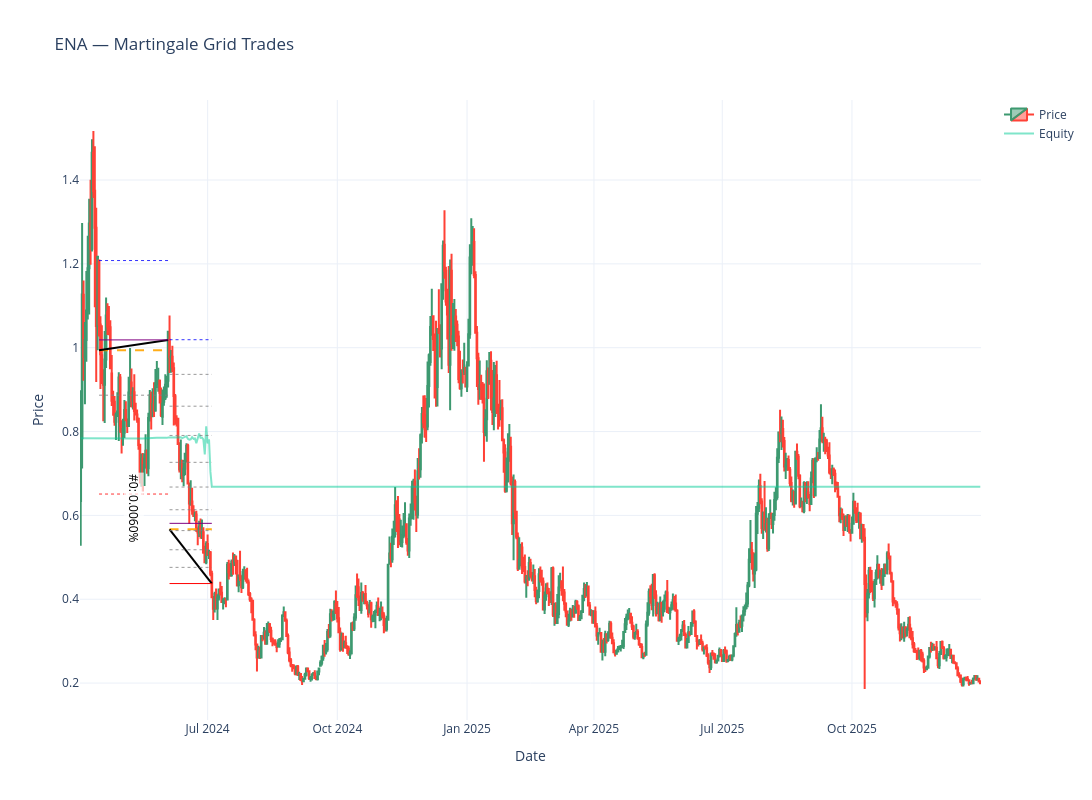

Here is the notebook cell this chart was saved with:
### Code cell
def martingale_strategy():
    # for ticker in top_tickers[i:i+1]:
    ticker = top_tickers[0]
    # ticker = top_tickers[3]
    if "range" not in ticker["mode"]:
        print(f"{ticker['symbol']} isn't a range ticker")
        # continue
    print(ticker['symbol'])
    trades = []

    df = ticker['df']

    current_level = 0
    start_trade = 0

    strategy_return = []
    invested_asset = []
    levels = []
    remaining = []
    volume_asset = []
    exit_prices = []


    volume_filled = 0
    remaining_asset = INITIAL_ASSET

    terminated = False
    for time, row in df.iterrows():
        if row['ATR'] == 0 or terminated:
            levels.append(0)
            invested_asset.append(0)
            strategy_return.append(0)
            volume_asset.append(0)
            exit_prices.append(0)
            remaining.append(remaining_asset)
            continue
        
        price_high = row["Close" if ANCHOR == "Body" else "High"]
        price_low  = row["Close" if ANCHOR == "Body" else "Low"]
        
        if current_level == 0:
            start_trade = time
            current_level = 1
            new_investment = calculate_new_investment(remaining_asset, current_level)
            remaining_asset -= new_investment
            volume_filled += new_investment / df.iloc[start_trade]["Open"]
        
        step = df['ATR'].iloc[start_trade]
        base_price = df.iloc[start_trade]["Open"]
        base_volume = calculate_base_volume(base_price)
        
        grid_prices = grid_levels(base_price, step, MAX_LEVELS, 'normal')

        # ---- Safety Grids ----
        while (current_level < MAX_LEVELS and price_low < grid_prices[current_level - 1]):
            # print(f"Next level in {time} cause {price} < {grid_prices[current_level - 1]}")
            current_level += 1
            new_investment = calculate_new_investment(remaining_asset, current_level)
            remaining_asset -= new_investment
            volume_filled += new_investment / grid_prices[current_level - 1]

        avg_price = average_price(base_price, base_volume, current_level, df['ATR'].iloc[start_trade])
        
        # ---- Take Profit ----
        ROUND = 30
        
        filled_volumes = martingale_sizing(base_volume, current_level - 1)
        total_volume = sum(filled_volumes)

        reached_target_profit = (avg_price > 0 and price_high >= avg_price * (1 + TP_PERCENT)) or (avg_price == 0 and price_high >= base_price * (1 + TP_PERCENT))
        
        filled_all_levels = (price_low < grid_prices[-1])

        exit_price = max(float(avg_price * (1 + TP_PERCENT)), float(df['Low'].iloc[time]))
        pnl_usd = float((exit_price - avg_price) * total_volume)
        pnl_pct = float((pnl_usd / INITIAL_ASSET) * 100)

        end_price = exit_price if reached_target_profit else grid_prices[-1] if filled_all_levels else df['Close'].iloc[time]
        total_invested = end_price * volume_filled
        invested_asset.append(total_invested)
        levels.append(current_level)
        remaining.append(remaining_asset)
        volume_asset.append(volume_filled)
        exit_prices.append(exit_price)
        # ---- Take Profit ----
        if reached_target_profit:
            trades.append({
                "trade_open": start_trade,
                "trade_close": time,
                "open_price": round(float(df["Open"].iloc[start_trade]), ROUND),
                "exit_price": round(exit_price, ROUND),
                "avg_price": round(avg_price, ROUND),
                "pnl_usd": round(pnl_usd, 4),
                "pnl_pct": round(pnl_pct, 4),
                "spacing": round(float(df['ATR'].iloc[start_trade]), ROUND),
                "levels_filled": current_level - 1,
                "exit_type": "TP"
            })
            remaining_asset += volume_filled * exit_price
            volume_filled = 0
            current_level = 0
            continue

        # ---- Stop Loss (price below last grid) ----
        if filled_all_levels:
            trades.append({
                "trade_open": start_trade,
                "trade_close": time,
                "open_price": float(df["Open"].iloc[start_trade]),
                "exit_price": round(float(grid_prices[-1]), ROUND),
                "avg_price": round(avg_price, ROUND),
                "pnl_usd": round(pnl_usd, 4),
                "pnl_pct": round(pnl_pct, 4),
                "spacing": round(float(df['ATR'].iloc[start_trade]), ROUND),
                "levels_filled": current_level + 1,
                "exit_type": "SL"
            })
            remaining_asset += volume_filled * grid_prices[-1]
            volume_filled = 0
            terminated = True
        

    base_price = df.iloc[start_trade]["Open"]
    base_volume = calculate_base_volume(base_price)
    avg_price = average_price(base_price, base_volume, current_level - 1, df['ATR'].iloc[start_trade])

    filled_volumes = martingale_sizing(base_volume, current_level)
    total_volume = sum(filled_volumes)
    ROUND = 30

    pnl_usd = float((df["Close"].iloc[-1] - avg_price) * total_volume)
    pnl_pct = float((pnl_usd / INITIAL_ASSET) * 100)

    if current_level > 0 and len(trades) > 0 and trades[-1]['exit_type'] != "SL":
        trades.append({
            "trade_open": start_trade,
            "trade_close": len(df) - 1,
            "open_price": df.iloc[start_trade]["Open"],
            "exit_price": df["Close"].iloc[-1],
            "avg_price": round(avg_price, ROUND),
            "pnl_usd": round(pnl_usd, ROUND),
            "pnl_pct": round(pnl_pct, ROUND),
            "spacing": df['ATR'].iloc[start_trade],
            "levels_filled": current_level,
            "exit_type": "SL" if (df["Close"].iloc[-1] < avg_price) else "TP"
        })
        
    df['remaining'] = remaining
    df['invested'] = invested_asset
    df['portfolio'] = df['remaining'] + df['invested']
    df['percent_invested'] = df['invested'] / df['portfolio']
    df['strategy_return'] = df['portfolio'].pct_change(fill_method=None) * 100
    df['volume_asset'] = volume_asset
    df['level'] = levels
    df['exit_price'] = exit_prices
    df['coin'] = ticker['symbol']
    report_martingale(df, trades)
    # plot_portfolio(df)
    plot_trades(
        df=df,
        trades=trades,
        ticker=ticker['symbol']
    )
    return df
# df.tail(100)
        
martingale_bot = martingale_strategy()

### Figure 1 — Plotly figure (JSON) as saved in the notebook; plotly's stock layout.template omitted (floating-point values rounded to 4 significant figures; data arrays with more than 128 entries replaced by an {"elided": "..."} marker saying what was removed)
{"data": [{"close": [], "high": [], "low": [], "name": "Price", "open": [], "type": "candlestick", "x": []}, {"close": {"elided": "639 float values"}, "high": {"elided": "639 float values"}, "low": {"elided": "639 float values"}, "name": "Price", "open": {"elided": "639 float values"}, "type": "candlestick", "x": {"elided": "639 str values"}}, {"mode": "lines", "name": "Equity", "opacity": 0.5, "type": "scatter", "x": {"elided": "639 str values"}, "y": {"elided": "639 float values"}}, {"line": {"color": "orange", "dash": "dash", "width": 2}, "mode": "lines", "opacity": 0.9, "showlegend": false, "type": "scatter", "x": ["2024-04-15T00:00:00", "2024-06-03T00:00:00"], "y": [0.9938, 0.9938]}, {"line": {"color": "black", "width": 2}, "mode": "lines", "opacity": 1, "showlegend": false, "type": "scatter", "x": ["2024-04-15T00:00:00", "2024-06-03T00:00:00"], "y": [0.9938, 1.019]}, {"line": {"color": "purple", "width": 1}, "mode": "lines", "opacity": 1, "showlegend": false, "type": "scatter", "x": ["2024-04-15T00:00:00", "2024-06-03T00:00:00"], "y": [1.019, 1.019]}, {"line": {"color": "blue", "dash": "dot", "width": 1}, "mode": "lines", "opacity": 0.8, "showlegend": false, "type": "scatter", "x": ["2024-04-15T00:00:00", "2024-06-03T00:00:00"], "y": [1.208, 1.208]}, {"line": {"color": "gray", "dash": "dot", "width": 1}, "mode": "lines", "opacity": 0.8, "showlegend": false, "type": "scatter", "x": ["2024-04-15T00:00:00", "2024-06-03T00:00:00"], "y": [0.8867, 0.8867]}, {"line": {"color": "red", "dash": "dot", "width": 1}, "mode": "lines", "opacity": 0.8, "showlegend": false, "type": "scatter", "x": ["2024-04-15T00:00:00", "2024-06-03T00:00:00"], "y": [0.6509, 0.6509]}, {"line": {"color": "orange", "dash": "dash", "width": 2}, "mode": "lines", "opacity": 0.9, "showlegend": false, "type": "scatter", "x": ["2024-06-04T00:00:00", "2024-07-04T00:00:00"], "y": [0.5669, 0.5669]}, {"line": {"color": "black", "width": 2}, "mode": "lines", "opacity": 1, "showlegend": false, "type": "scatter", "x": ["2024-06-04T00:00:00", "2024-07-04T00:00:00"], "y": [0.5669, 0.4374]}, {"line": {"color": "purple", "width": 1}, "mode": "lines", "opacity": 1, "showlegend": false, "type": "scatter", "x": ["2024-06-04T00:00:00", "2024-07-04T00:00:00"], "y": [0.5811, 0.5811]}, {"line": {"color": "blue", "dash": "dot", "width": 1}, "mode": "lines", "opacity": 0.8, "showlegend": false, "type": "scatter", "x": ["2024-06-04T00:00:00", "2024-07-04T00:00:00"], "y": [1.019, 1.019]}, {"line": {"color": "gray", "dash": "dot", "width": 1}, "mode": "lines", "opacity": 0.8, "showlegend": false, "type": "scatter", "x": ["2024-06-04T00:00:00", "2024-07-04T00:00:00"], "y": [0.9364, 0.9364]}, {"line": {"color": "gray", "dash": "dot", "width": 1}, "mode": "lines", "opacity": 0.8, "showlegend": false, "type": "scatter", "x": ["2024-06-04T00:00:00", "2024-07-04T00:00:00"], "y": [0.8605, 0.8605]}, {"line": {"color": "gray", "dash": "dot", "width": 1}, "mode": "lines", "opacity": 0.8, "showlegend": false, "type": "scatter", "x": ["2024-06-04T00:00:00", "2024-07-04T00:00:00"], "y": [0.7907, 0.7907]}, {"line": {"color": "gray", "dash": "dot", "width": 1}, "mode": "lines", "opacity": 0.8, "showlegend": false, "type": "scatter", "x": ["2024-06-04T00:00:00", "2024-07-04T00:00:00"], "y": [0.7266, 0.7266]}, {"line": {"color": "gray", "dash": "dot", "width": 1}, "mode": "lines", "opacity": 0.8, "showlegend": false, "type": "scatter", "x": ["2024-06-04T00:00:00", "2024-07-04T00:00:00"], "y": [0.6676, 0.6676]}, {"line": {"color": "gray", "dash": "dot", "width": 1}, "mode": "lines", "opacity": 0.8, "showlegend": false, "type": "scatter", "x": ["2024-06-04T00:00:00", "2024-07-04T00:00:00"], "y": [0.6135, 0.6135]}, {"line": {"color": "gray", "dash": "dot", "width": 1}, "mode": "lines", "opacity": 0.8, "showlegend": false, "type": "scatter", "x": ["2024-06-04T00:00:00", "2024-07-04T00:00:00"], "y": [0.5637, 0.5637]}, {"line": {"color": "gray", "dash": "dot", "width": 1}, "mode": "lines", "opacity": 0.8, "showlegend": false, "type": "scatter", "x": ["2024-06-04T00:00:00", "2024-07-04T00:00:00"], "y": [0.518, 0.518]}, {"line": {"color": "gray", "dash": "dot", "width": 1}, "mode": "lines", "opacity": 0.8, "showlegend": false, "type": "scatter", "x": ["2024-06-04T00:00:00", "2024-07-04T00:00:00"], "y": [0.476, 0.476]}, {"line": {"color": "red", "dash": "solid", "width": 1}, "mode": "lines", "opacity": 1, "showlegend": false, "type": "scatter", "x": ["2024-06-04T00:00:00", "2024-07-04T00:00:00"], "y": [0.4374, 0.4374]}], "layout": {"annotations": [{"bgcolor": "rgba(255,255,255,0.7)", "font": {"color": "black", "size": 12}, "showarrow": false, "text": "#0: 0.0060%", "textangle": 90, "x": "2024-05-09T12:00:00", "y": 0.6184}], "height": 800, "title": {"text": "ENA — Martingale Grid Trades"}, "width": 1400, "xaxis": {"rangeslider": {"visible": false}, "title": {"text": "Date"}, "type": "date"}, "yaxis": {"title": {"text": "Price"}}}}
